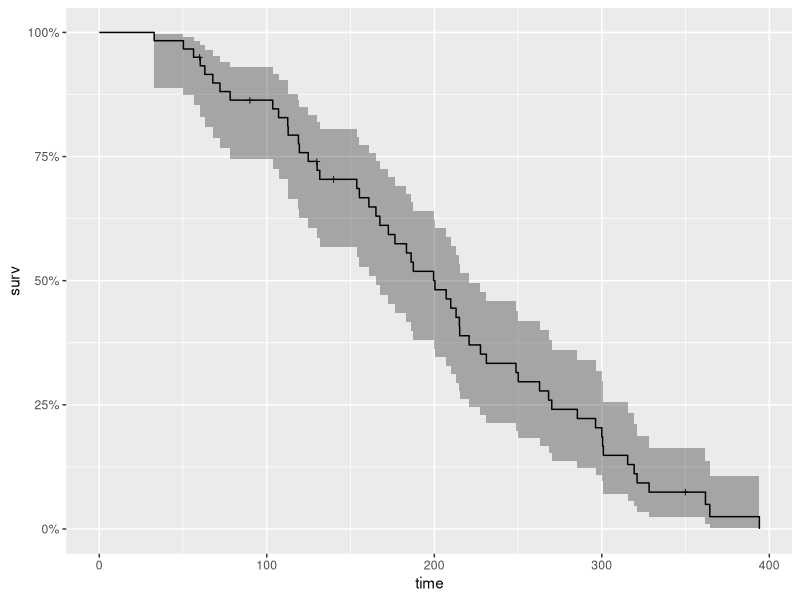
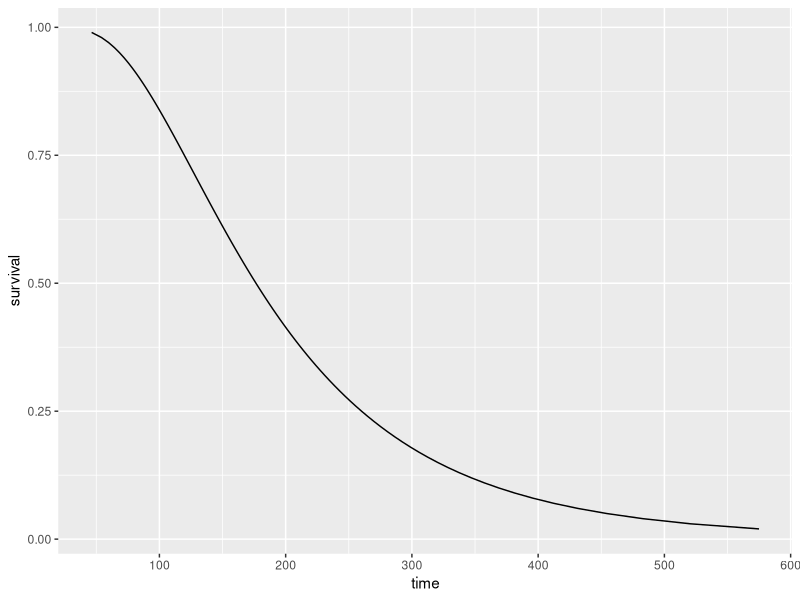

R code for these plots, in order:
## ---- chunk 1
knitr::opts_chunk$set(echo = TRUE)
library(survival)
library(ggplot2)
library(ggfortify)
library(dplyr)
library(flextable)
library(magrittr)
## ---- chunk 2
rd <- "B	Censor	Time
1	0	296.25
2	0	209.82
3	1	60.00
4	0	72.03
5	0	63.01
6	0	32.77
7	0	268.22
8	0	394.06
9	0	183.37
10	0	248.77
11	0	212.99
12	1	350.00
13	0	124.74
14	1	90.00
15	0	118.90
16	0	186.17
17	0	155.28
18	0	67.78
19	0	56.28
20	0	153.74
21	0	160.94
22	0	285.40
23	0	167.50
24	0	250.13
25	1	60.00
26	0	172.58
27	0	215.16
28	1	140.00
29	0	270.13
30	0	227.56
31	0	300.46
32	0	321.05
33	0	112.76
34	0	200.39
35	0	176.51
36	0	50.22
37	0	364.47
38	0	262.83
39	1	130.00
40	0	315.42
41	0	300.91
42	0	199.57
43	0	319.30
44	0	130.05
45	0	107.04
46	0	231.08
47	0	78.12
48	0	207.09
49	0	103.54
50	0	187.47
51	0	112.51
52	0	300.00
53	0	165.16
54	0	131.63
55	0	328.21
56	0	60.27
57	0	220.78
58	0	361.87
59	0	214.97
60	0	119.45"
df <- read.delim(text = rd)
## ---- chunk 3
surv.1<- Surv(df$Time, abs(df$Censor -1))
## ---- chunk 4
km.fit<- survfit(surv.1 ~ 1, conf.type = "log-log")
## ---- chunk 5
autoplot(km.fit)
## ---- chunk 6
km.values <- broom::tidy(km.fit) %>% 
  mutate(variance = estimate^2 * std.error^2)
## ---- chunk 7
sliced.2 <- km.values %>% 
  filter(n.event != 0) %>% 
  slice(which.min(abs(time - 60))-1, which.min(abs(time - 60))) # Grabs two points closes to t = 2
sliced.2$std.error^2

## ---- chunk 8
wei.fit <- survreg(surv.1 ~ 1, dist = "weibull")
loglog.fit <- survreg(surv.1 ~ 1, dist = "loglogistic")
lognorm.fit <- survreg(surv.1 ~ 1, dist = "lognormal")
## ---- chunk 9
-2 * wei.fit$loglik[1]

-2 * loglog.fit$loglik[1]

-2 * lognorm.fit$loglik[1]
## ---- chunk 10
lognorm.fit
## ---- chunk 11
prob = 1:98/100
test <- predict(lognorm.fit, type = "quantile", p = prob, se.fit = TRUE) #Survival times for all observations given probability

#They are all the same survival times since we don't have any covariates so we just need the first row
predict.loglog.2 <- data.frame(time = test$fit[1,], survival = 1 - prob, se = test$se.fit[1,])

## ---- chunk 12
ggplot(predict.loglog.2, mapping = aes(x = time, y = survival))+
  geom_line()
## ---- chunk 13
lognorm.fit
## ---- chunk 14
test<- 110 %>% 
  multiply_by(lognorm.fit$icoef[1]) %>% 
  divide_by(exp(lognorm.fit$icoef[2])) %>% 
  log() %>% 
  pnorm(lower.tail = FALSE) %>% 
  multiply_by(-1) %>% 
  add(1)
test
## ---- chunk 15
test<- 60 %>% 
  log() %>% 
  subtract(lognorm.fit$icoef[1]) %>%
  divide_by(exp(lognorm.fit$icoef[2])) %>% 
  pnorm() %>% 
  multiply_by(-1) %>% 
  add(1)
test
